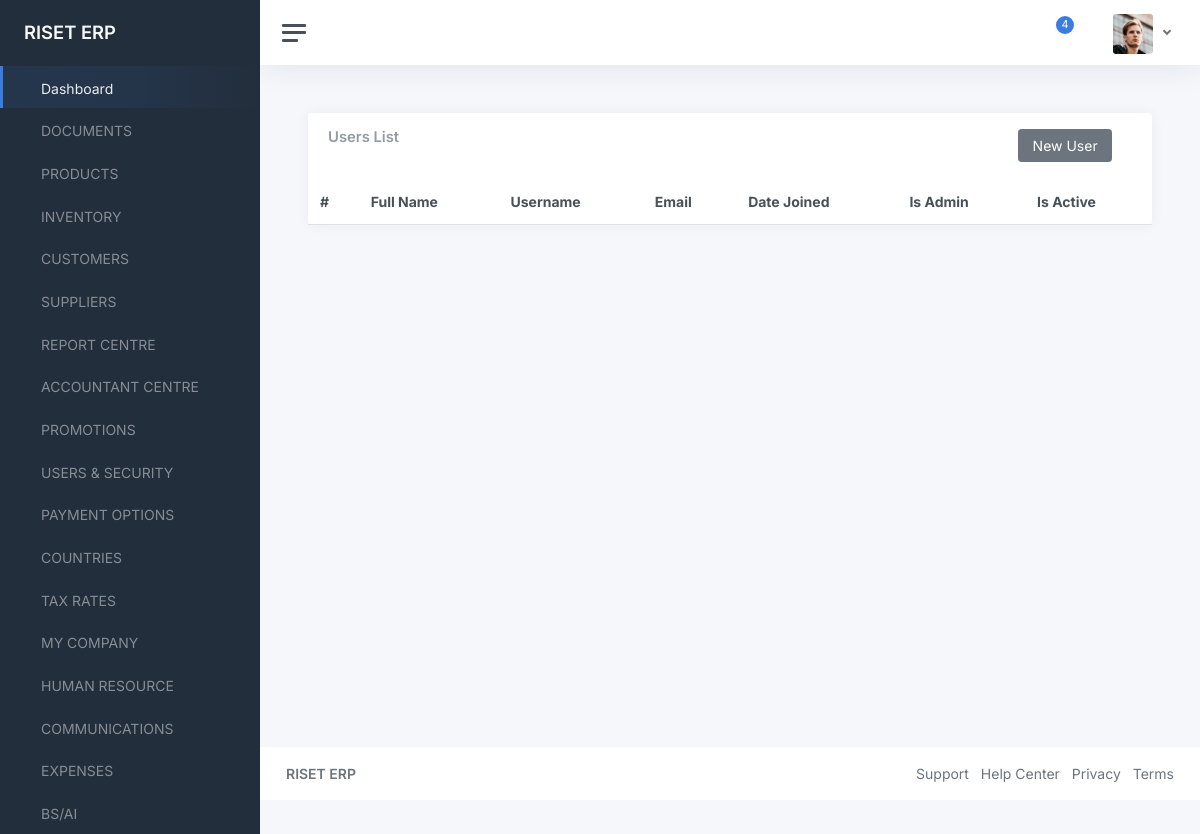
The page /accounts/users-list/ on the database as committed earlier.
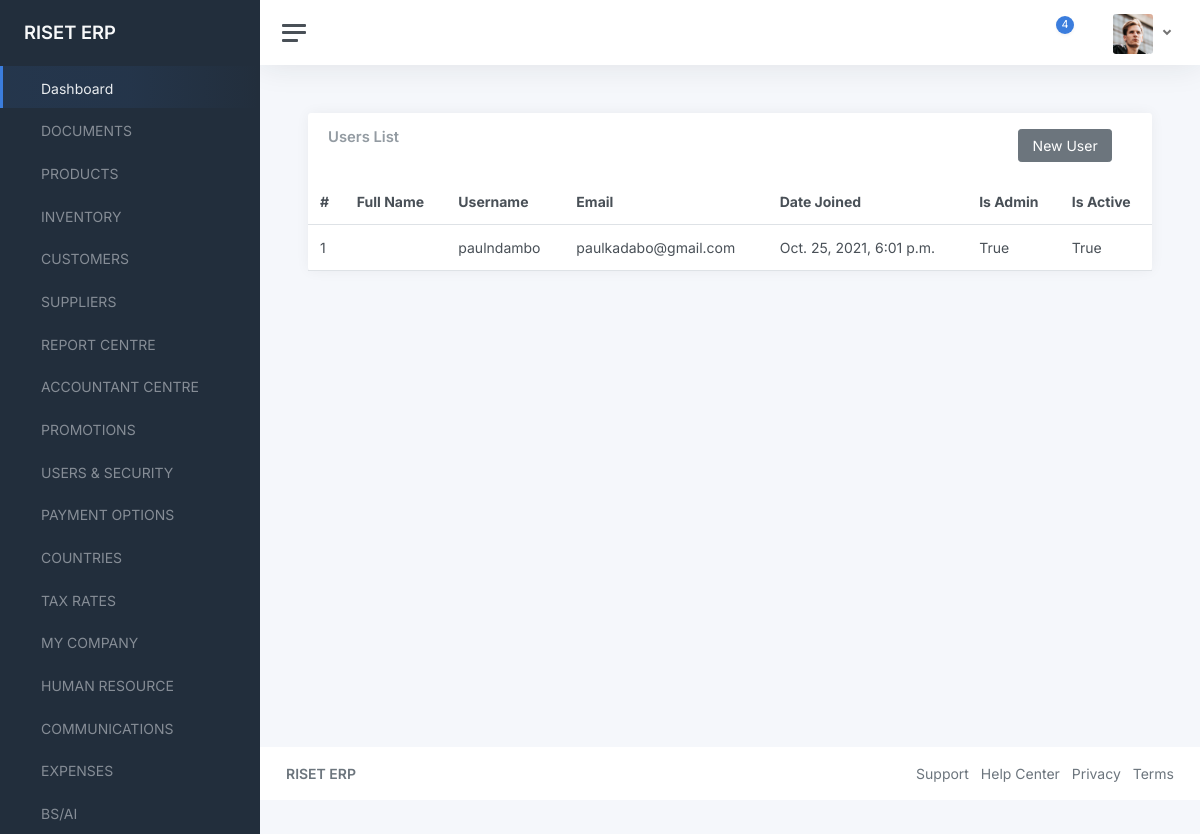
The same page on the database as committed later.
### accounts/models.py (models this page shows, shortened)
class User(AbstractBaseUser, PermissionsMixin):
    email = models.EmailField(_('email address'), unique=True)
    username = models.CharField(_('Username'), max_length=200,unique=True)
    first_name = models.CharField(_('first name'), max_length=30, blank=True)
    last_name = models.CharField(_('last name'), max_length=30, blank=True)
    date_joined = models.DateTimeField(_('date joined'), auto_now_add=True)
    is_active = models.BooleanField(_('active'), default=True)
    is_admin = models.BooleanField(_('is_admin'), default=False)
    objects = UserManager()
    USERNAME_FIELD = 'username'
    REQUIRED_FIELDS = ['email']
    class Meta:
        verbose_name = _('user')
        verbose_name_plural = _('users')
    def get_full_name(self):
        full_name = '%s %s' % (self.first_name, self.last_name)
        return full_name.strip()

### accounts/views.py (the view)
# urls.py: path("users-list/", views.users_list, name="users-list"),
def users_list(request):
    users = User.objects.all()
    context = {
        "users": users
    }
    return render(request, "accounts/users.html", context)

### accounts/templates/accounts/users.html
{% extends "component-base.html" %}
{% block content %}
<main class="content">
	<div class="container-fluid p-0">
		<div class="row">
			<div class="col-12 col-lg-12 col-xxl-12 d-flex">
				<div class="card flex-fill">
					<div class="card-header">
            <div class="row">
							<div class="col-10">
								<h5 class="card-title mb-0">Users List</h5>
							</div>
							<div class="col-2">
								<a href="#" class="btn btn-secondary">New User</a>
							</div>
						</div>
					</div>
					<table class="table table-hover my-0">
						<thead>
							<tr>
                <th>#</th>
								<th>Full Name</th>
								<th>Username</th>
								<th>Email</th>
                <th>Date Joined</th>
                <th>Is Admin</th>
                <th>Is Active</th>
							</tr>
						</thead>
						<tbody>
{% for user in users %}
							<tr>
                <td>{{user.id}}</td>
								<td>{{user.get_full_name}}</td>
                <td>{{user.username}}</td>
                <td>{{user.email}}</td>
                <td>{{user.date_joined}}</td>
                <td>{{user.is_admin}}</td>
								<td>{{user.is_active}}</td>
							</tr>
{% endfor %}
						</tbody>
					</table>
				</div>
			</div>
		</div>
	</div>
</main>
{% endblock content %}

Rows that differ between the two databases and show on the page:
added User: id "1", username "paulndambo", email "paulkadabo@gmail.com", date_joined "Oct. 25, 2021, 6:01 p.m.", is_admin "True", is_active "True"
